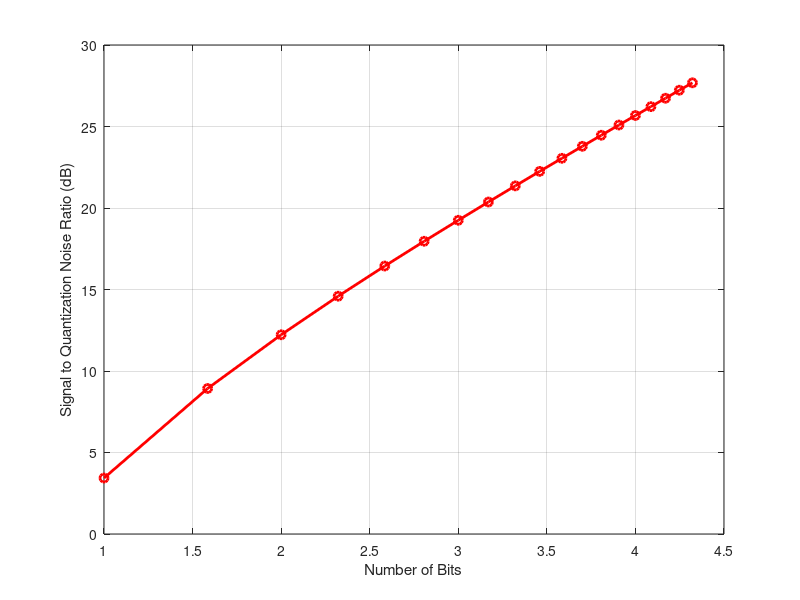

Reproduce this figure in MATLAB.
% Program to Compute SNR of Non-Uniform Quantization and Plot the SNR vs. Quantization Levels

clear all; 

close all; 

clc;

% Signal Parameters

N = 10000;              % Number of samples in the signal

f = 1;                  % Signal frequency

Fs = 1000;              % Sampling frequency

t = (0:N-1)/Fs;         % Time vector

x = sin(2*pi*f*t);      % Signal

% Quantization Parameters

L = 2:20;               % Number of quantization levels to try

b = log2(L);            % Number of bits to represent each level

Delta = 2./(L-1);       % Step size of the quantization levels

SQNR = zeros(length(L),1); % To store the Signal to Quantization Noise Ratio (SQNR) for each quantization level

% Non-Uniform Quantization

for i=1:length(L)

    q = zeros(size(x));

    % Compute quantization levels

    V = [-(L(i)-1)/2 : 1 : (L(i)-1)/2] * Delta(i);

    % Quantize the signal

    for j=1:N

        [val, index] = min(abs(x(j)-V));

        q(j) = V(index);

    end

    % Compute the SQNR

    noise = x - q;

    signal_power = sum(x.^2)/N;

    noise_power = sum(noise.^2)/N;

    SQNR(i) = 10*log10(signal_power/noise_power);

end

% Plot the SNR vs. Quantization Levels

figure;

plot(b, SQNR, 'r-o', 'LineWidth', 2);

xlabel('Number of Bits');

ylabel('Signal to Quantization Noise Ratio (dB)');

grid on
